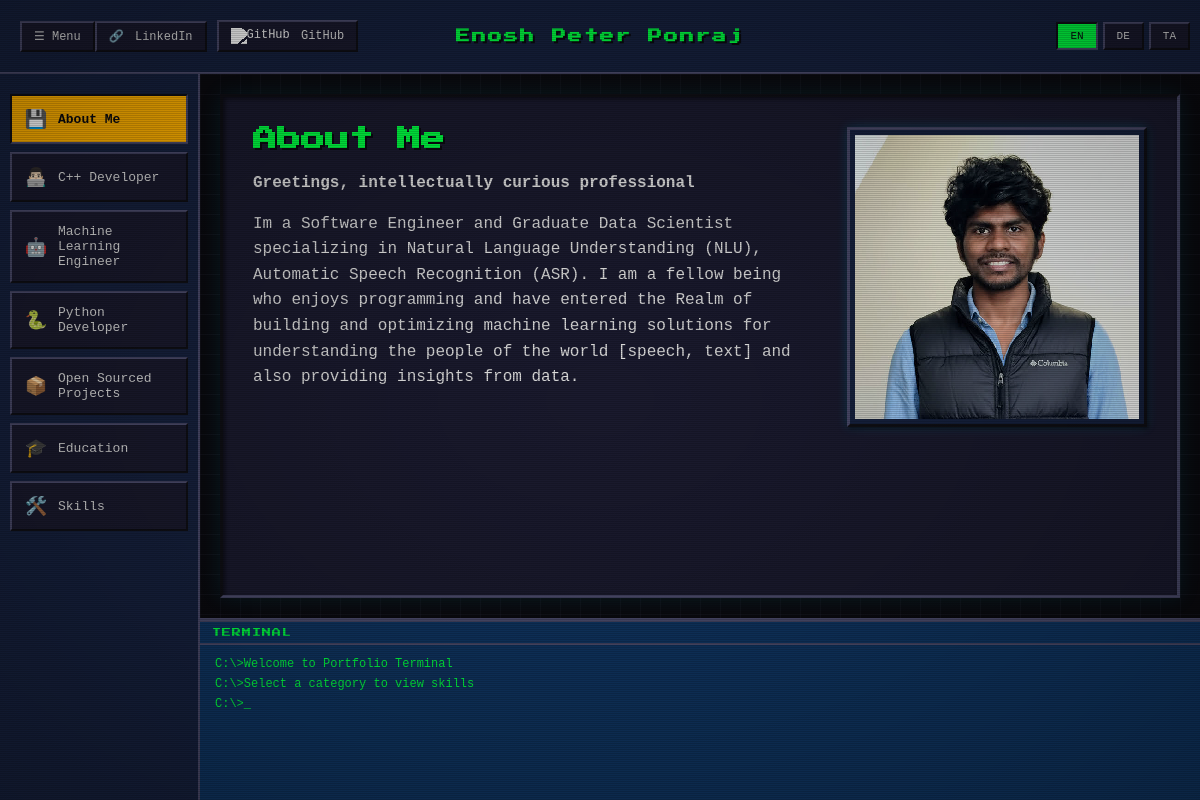
The app's page /, older data.
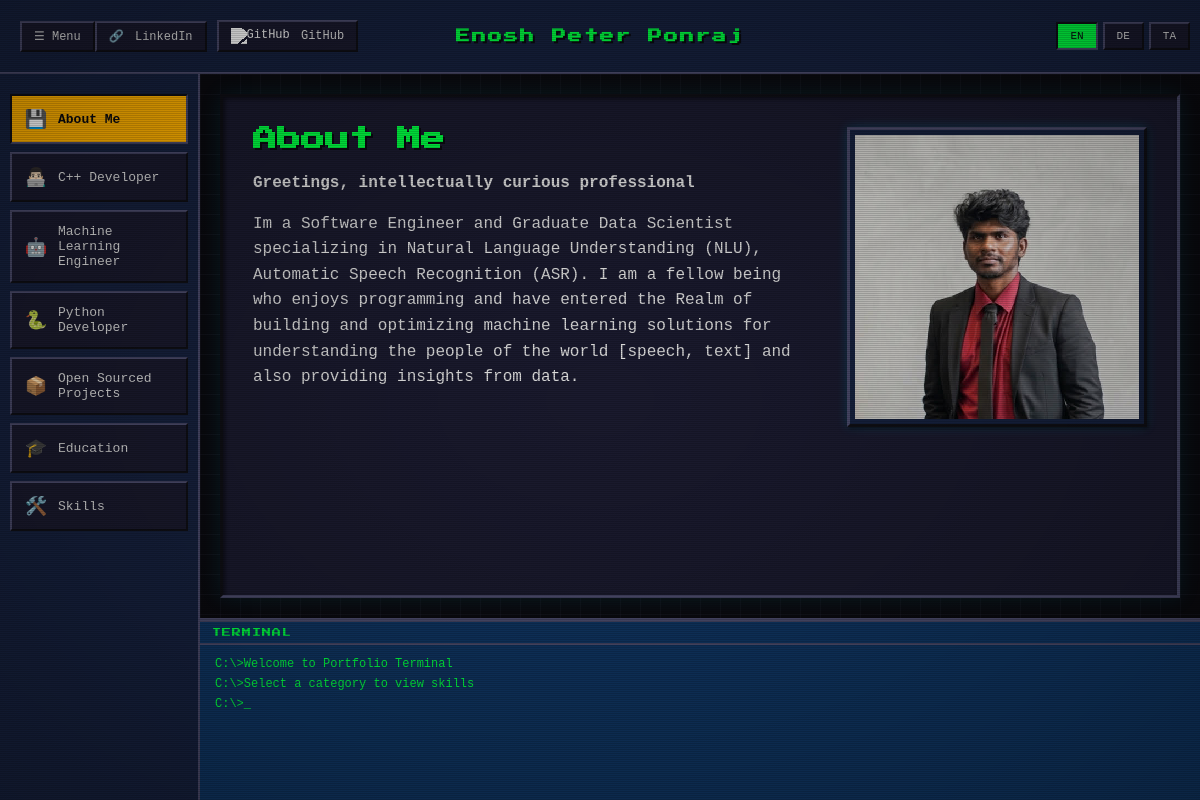
The same page, newer data.
### profiles/models.py (models this page shows, shortened)
class Profile(models.Model):
    TOP_BAR_SHARED_FIELDS = (
        'linkedin_url',
        'github_url',
        'cv_file',
        'cv_file_en',
        'cv_file_de',
        'cv_file_ta',
    )
    slug = models.SlugField(unique=True)
    linkedin_url = models.URLField(blank=True)
    github_url = models.URLField(blank=True)
    cv_file = models.FileField(upload_to='cv/', blank=True, null=True)
    profile_picture = models.ImageField(upload_to='profile_pictures/', blank=True, null=True)
    title_en = models.CharField(max_length=100)
    title_de = models.CharField(max_length=100, blank=True)
    title_ta = models.CharField(max_length=100, blank=True)
    cv_file_en = models.FileField(upload_to='cv/', blank=True, null=True)
    cv_file_de = models.FileField(upload_to='cv/', blank=True, null=True)
    cv_file_ta = models.FileField(upload_to='cv/', blank=True, null=True)
    hero_statement_en = models.CharField(max_length=255, blank=True, help_text="A short tagline or statement (e.g., 'Passionate developer building amazing things')")
    hero_statement_de = models.CharField(max_length=255, blank=True)
    hero_statement_ta = models.CharField(max_length=255, blank=True)
    description_en = models.TextField()
    description_de = models.TextField(blank=True)
    description_ta = models.TextField(blank=True)
    categories = models.ManyToManyField('Category', blank=True, related_name='profiles',
                                       help_text="Select which categories this profile should be displayed for")
    def get_cv(self, language='en'):
        field_name = f'cv_file_{language}'
        cv_file = getattr(self, field_name, None)
        return cv_file or self.cv_file_en

### profiles/views.py (the view, shortened to what this page needs)
# urls.py: path("", home_view, name="home"),
def home_view(request):
    if 'lang' in request.GET:
        lang = request.GET.get('lang')
        set_language_in_session(request, lang)
        category = request.GET.get('category', 'about-me')
    language = get_language_from_request(request)
    category_slug = request.GET.get('category', 'about-me')
    all_categories = Category.objects.all().order_by('order')
    profile = None
    category_obj = None
    try:
        category_obj = Category.objects.get(slug=category_slug)
        profile = category_obj.profiles.first()
    except Category.DoesNotExist:
        pass
    if not profile:
        profile = Profile.objects.all().first()
    if not profile:
        pass
    projects = Project.objects.all().order_by('id')
    content_data = {
        'category': category_slug,
        'language': language,
    }
    if category_slug == 'about-me':
        pass
    elif category_slug == 'education':
        content_data['category'] = 'education'
    elif category_slug == 'skills':
        content_data['category'] = 'skills'
        categories_with_skills = all_categories.filter(skills__isnull=False).exclude(skills='')
        content_data['categories_with_skills'] = categories_with_skills
    profile_cv = None
    if profile:
        profile_cv = profile.get_cv(language)
        if not profile_cv:
            profile_cv = profile.cv_file
    context = {
        'profile': profile,
        'profile_cv': profile_cv,
        'categories': all_categories,
        'current_category': category_slug,
        'current_language': language,
        'content_data': content_data,
    }
    return render(request, "home.html", context)

### profiles/utils.py (called while the page is built)
def get_language_from_request(request):
    lang = request.GET.get('lang', None)
    if not lang:
        lang = request.session.get('language', None)
    valid_languages = [code for code, _ in settings.LANGUAGES]
    if lang not in valid_languages:
        lang = 'en'
    return lang

### templates/home.html (shortened to what this page needs)
{% extends "base.html" %}
{% load static %}
{% block content %}
  {% if content_data.category == 'about-me' %}
    {% if profile %}
      <div class="about-me-container">
        <div class="about-me-content">
          <h1>{% if current_language == 'de' and profile.title_de %}{{ profile.title_de }}{% elif current_language == 'ta' and profile.title_ta %}{{ profile.title_ta }}{% else %}{{ profile.title_en }}{% endif %}</h1>
          {% if current_language == 'de' and profile.hero_statement_de %}
            <p><strong>{{ profile.hero_statement_de }}</strong></p>
          {% elif current_language == 'ta' and profile.hero_statement_ta %}
            <p><strong>{{ profile.hero_statement_ta }}</strong></p>
          {% elif profile.hero_statement_en %}
            <p><strong>{{ profile.hero_statement_en }}</strong></p>
          {% endif %}
          <p>{% if current_language == 'de' and profile.description_de %}{{ profile.description_de|linebreaks }}{% elif current_language == 'ta' and profile.description_ta %}{{ profile.description_ta|linebreaks }}{% else %}{{ profile.description_en|linebreaks }}{% endif %}</p>
        </div>
        {% if profile.profile_picture %}
          <div class="about-me-image">
            <img src="{{ profile.profile_picture.url }}" alt="Profile Picture" class="profile-picture">
          </div>
        {% endif %}
      </div>
    {% else %}
      <p>Profile content coming soon. Please add a profile in the admin.</p>
    {% endif %}
  {% elif content_data.category == 'education' %}
    <h1>Education</h1>
    <p>Education content coming soon...</p>
  {% endif %}
{% endblock %}

Row changes from the older to the newer data that the page shows:
changed Profile "About Me": profile_picture: a different picture
